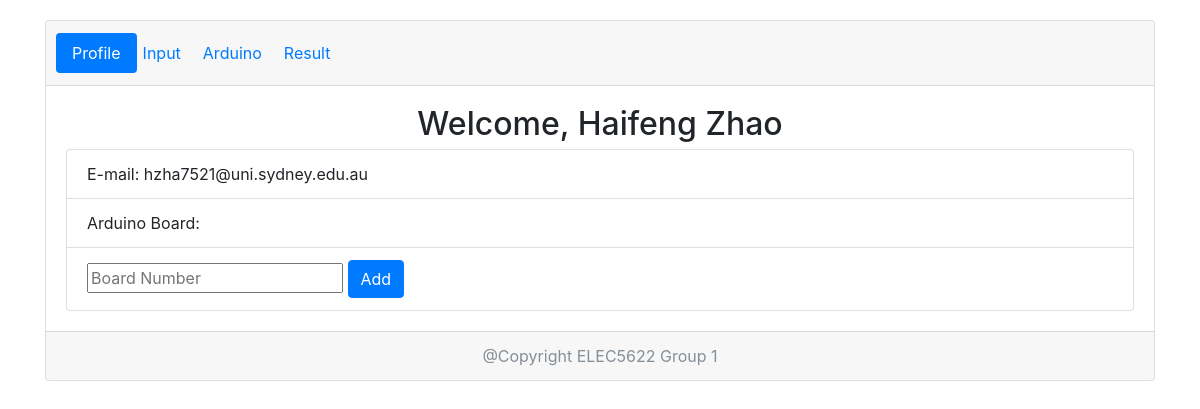
Before: /diabetes/profile/ (signed in) with the older database file.
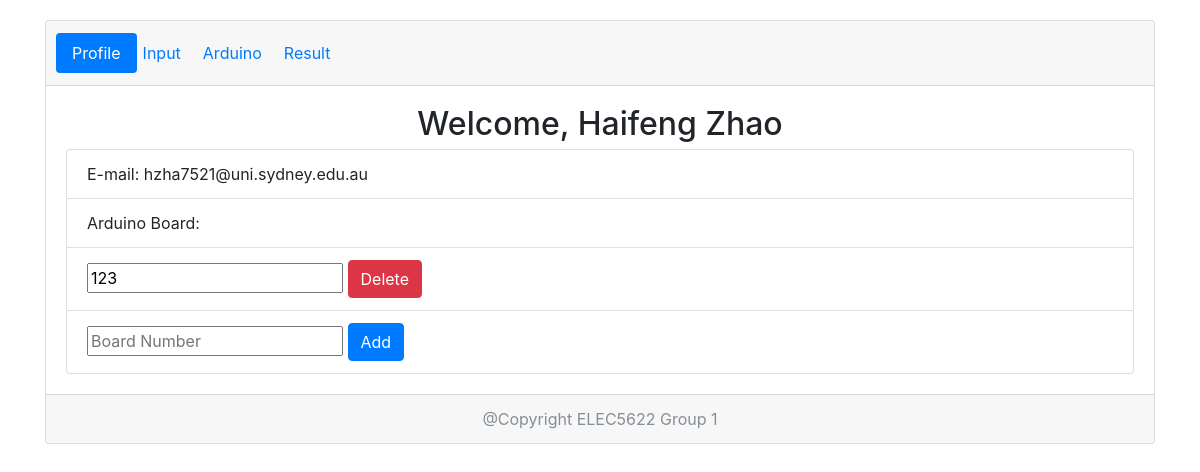
After: the same page with the newer database file.
### diabetes/models.py (models this page shows)
class ArduinoBoard(models.Model):
	user = models.ForeignKey(
		User,
		on_delete=models.CASCADE,
	)
	board = models.CharField(max_length=30, unique=True)
	used = models.BooleanField(default=False)

### diabetes/views.py (the view, shortened to what this page needs)
def profile(request):
	user_id = request.session['user_id']
	user = User.objects.get(pk=user_id)
	arduino = ArduinoBoard.objects.filter(user=user)
	context = {
		"user": user,
		"tag": "profile",
		"boards": arduino,
	}
	return render(request, "profile.html", context)

### templates/profile.html (shortened to what this page needs)
{% extends "diabetes_base.html" %}
{% load staticfiles %}
		{% block content %}
		<h2> Welcome, {{user.first_name}} {{user.last_name}}</h2>
		<ul class="list-group text-left">
  			<li class="list-group-item">E-mail: {{user.email}}</li>
  			<li class="list-group-item">Arduino Board:</li>
  			{%for b in boards%}
  			<li class="list-group-item">
  				<form action="{% url 'profile' %}" method="POST">
  					<input type="input" name="delete_board" value="{{b.board}}" readonly />
  					<button type="submit" name="delete" class="btn btn-danger">Delete</button>
  				</form>
  			</li>
  			{%endfor%}
  			<li class="list-group-item">
  				<form action="{% url 'profile' %}" method="POST">
  					<input type="input" name="add_board" placeholder="Board Number"/>
  					<button type="submit" name="add" class="btn btn-primary">Add</button>
  				</form>
  			</li>
		</ul>
		{% endblock %}

Changed rows visible on the page:
added ArduinoBoard: delete_board "123"
